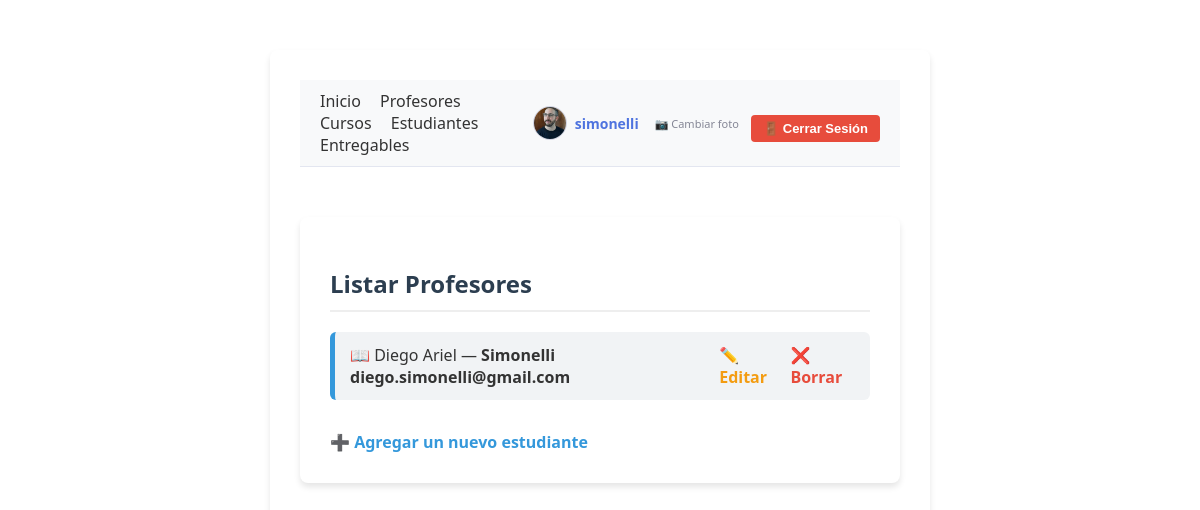
The app's page /app/estudiantes/ (signed in) with its own data.
### app/models.py (models this page shows, shortened)
class Avatar(models.Model):
  user = models.OneToOneField(
      User, on_delete=models.CASCADE, related_name='avatar'
  )
  imagen = models.ImageField(upload_to='avatares', null=True, blank=True)

class Estudiante(models.Model):
    nombre=models.CharField(max_length=40)
    apellido=models.CharField(max_length=40)
    email=models.EmailField()

### app/views.py (the view)
# urls.py: path('estudiantes/', EstudiantesView.as_view(),name="estudiantes"),
class EstudiantesView(LoginRequiredMixin,View):
    def get(self,request):
        contexto=dict(titulo="Estudiantes",mensaje="Esta es la pagina de inicio de los Estudiantes",estudiantes=Estudiante.objects.all())
        return render(request,"lista_estudiantes.html",contexto)

### app/templates/lista_estudiantes.html
{% extends "base.html" %} {% block titulo %}Listado de Cursos{% endblock titulo%} {% block body %}
<div class="container-box">
  <h2>Listar Profesores</h2>
  <ul>
    {% for curso in estudiantes %}
    <li
      style="
        display: flex;
        justify-content: space-between;
        align-items: center;
        margin-bottom: 15px;
      "
    >
      <div>
        <span>📖 {{ curso.nombre }}</span> —
        <strong>{{ curso.apellido }}</strong>
        <strong> {{ curso.email }}</strong>
      </div>
      <div style="display: flex; gap: 10px">
        <a
          href="{% url 'editar_estudiante' curso.id %}"
          style="color: #f39c12; text-decoration: none; font-weight: bold"
          >✏️ Editar</a
        >
        <a
          href="{% url 'borrar_estudiante' curso.id %}"
          style="color: #e74c3c; text-decoration: none; font-weight: bold"
          >❌ Borrar</a
        >
      </div>
    </li>
    {% empty %}
    <li>No hay estudiantes disponibles actualmente.</li>
    {% endfor %}
  </ul>
  <a href="{% url 'crear_estudiante' %}" class="btn-link">➕ Agregar un nuevo estudiante</a>
</div>
{% endblock body %}

### app/templates/base.html (shortened to what this page needs)
<!doctype html>
<html lang="es">
  <head>
    {% load static %}
    <link rel="stylesheet" href="{% static 'css/styles.css' %}" />
  </head>
  <body class="container-box">
  <nav style="display: flex; justify-content: space-between; align-items: center; padding: 10px 20px; background-color: #f8f9fa; border-bottom: 1px solid #e3e6f0; margin-bottom: 20px;">
    <div>
        <a href="{% url 'home' %}" style="margin-right: 15px; text-decoration: none; color: #333;">Inicio</a>
        <a href="{% url 'profesores' %}" style="margin-right: 15px; text-decoration: none; color: #333;">Profesores</a>
        <a href="{% url 'cursos' %}" style="margin-right: 15px; text-decoration: none; color: #333;">Cursos</a>
        <a href="{% url 'estudiantes' %}" style="margin-right: 15px; text-decoration: none; color: #333;">Estudiantes</a>
        <a href="{% url 'entregables' %}" style="margin-right: 15px; text-decoration: none; color: #333;">Entregables</a>
    </div>
   <div style="display: flex; align-items: center; gap: 12px;">
    {% if user.is_authenticated %}
        <div style="display: flex; align-items: center; gap: 8px;">
            {% if user.avatar and user.avatar.imagen %}
                <img src="{{ user.avatar.imagen.url }}" alt="Avatar" style="width: 32px; height: 32px; border-radius: 50%; object-fit: cover; border: 1px solid #d1d3e2;">
            {% else %}
                <span style="font-size: 20px; line-height: 1;">👤</span>
            {% endif %}
            <span style="color: #4e73df; font-weight: bold; font-size: 14px;">{{ user.username }}</span>
        </div>
        <a href="{% url 'agregar_avatar' %}" style="text-decoration: none; font-size: 11px; color: #858796; white-space: nowrap; margin-left: 4px;">📷 Cambiar foto</a>
        <form action="{% url 'logout' %}" method="POST" style="margin: 0; display: flex; align-items: center;">
            <button type="submit" style="background-color: #e74c3c; color: white; border: none; padding: 6px 12px; cursor: pointer; font-weight: bold; border-radius: 4px; font-size: 13px; white-space: nowrap;">
                🚪 Cerrar Sesión
            </button>
        </form>
    {% endif %}
</div>
</nav>
    {% block body %}{% endblock body %}
  </body>
</html>

### app/static/css/styles.css (style rules this page uses)
body { font-family: 'Segoe UI', Tahoma, Geneva, Verdana, sans-serif; background-color: #f8f9fa; color: #333; margin: 0; padding: 0; }
.container-box { max-width: 600px; margin: 50px auto; background: #ffffff; padding: 30px; border-radius: 8px; box-shadow: 0 4px 6px rgba(0, 0, 0, 0.1); }
h2 { color: #2c3e50; margin-bottom: 20px; border-bottom: 2px solid #eee; padding-bottom: 10px; }
ul { list-style: none; padding: 0; }
li { background: #f1f3f5; margin-bottom: 10px; padding: 12px 15px; border-radius: 6px; font-size: 16px; font-weight: 500; display: flex; justify-content: space-between; border-left: 5px solid #3498db; }
.btn-link { display: inline-block; margin-top: 15px; color: #3498db; text-decoration: none; font-weight: 600; }
button[type="submit"] { background-color: #2ecc71; color: white; border: none; padding: 12px 20px; font-size: 16px; font-weight: bold; border-radius: 4px; cursor: pointer; width: 100%; margin-top: 10px; transition: background 0.2s; }

### records on screen
Estudiante: nombre "Diego Ariel", apellido "Simonelli", email "diego.simonelli@gmail.com"

### other values on screen
{{ user.username }} "simonelli"
